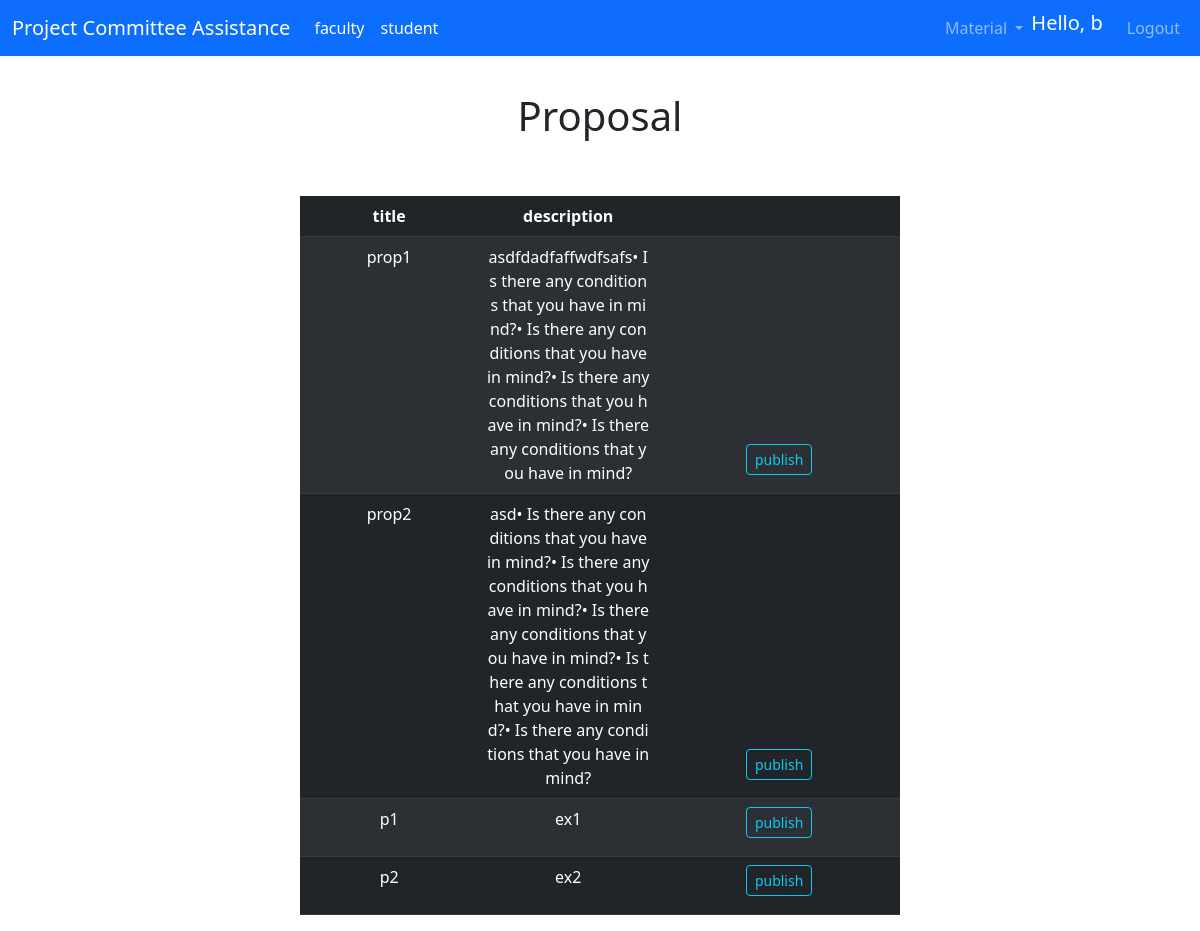
/publish_proposal (signed in), run on an earlier commit of the app's database.
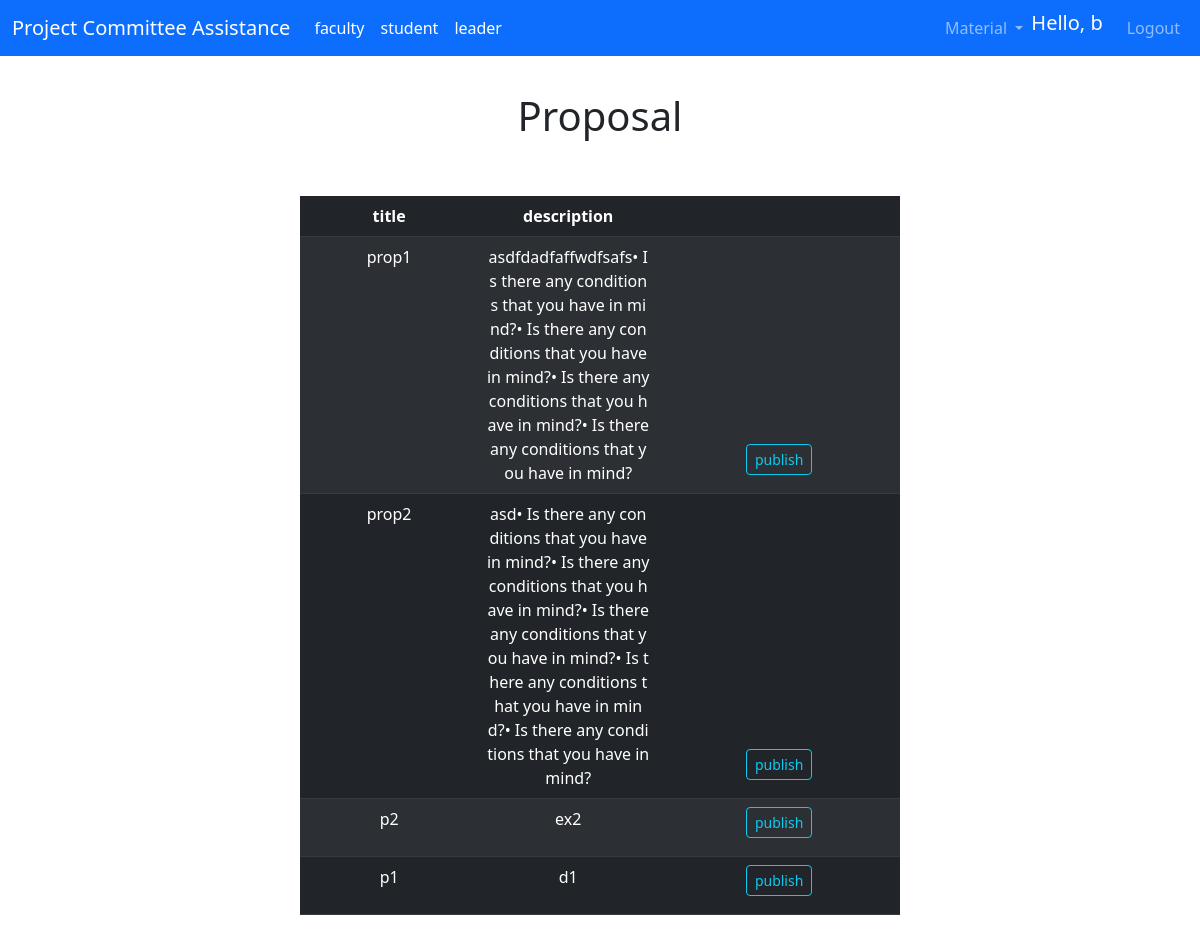
And on a later commit of the database.
### app/models.py (models this page shows, shortened)
class Proposal(db.Model):
    id = db.Column(db.Integer, primary_key=True,)
    title = db.Column(db.String(64), index=True, unique=True, nullable=False)
    desc = db.Column(db.String(2064), index=True, nullable=False)
    published = db.Column(db.Boolean, default=False)
    owned = db.Column(db.Boolean, default=False)
    author = db.Column(db.Integer, db.ForeignKey('user.id'))
    holder = db.Column(db.Integer, db.ForeignKey('group.id'))

### app/routes.py (the view)
@app.route('/publish_proposal', methods=['GET', 'POST'])
@login_required
def publishProposal():
    proposals = Proposal.query.filter_by()
    return render_template("publish_proposal.html", title='Publish Proposal', proposals = proposals)

### app/models.py (called while the page is built)
@login.user_loader
def load_user(id):
    return User.query.get(int(id))

### app/templates/publish_proposal.html
{% extends "base.html" %}
{% block content %}
<h1 class="d-flex aligns-items-center justify-content-center header" style= "margin-top: 3%;">Proposal</h1>
<br>
<br>
{%if proposals %}
<div class="text-center" style="margin-left : 25% ;width: 50%;">
    <table class="table d-table table-dark table-striped">
        <thead>
            <tr>
            <th scope="col">title</th>
            <th scope="col">description</th>
            <th scope="col"></th>
            </tr>
        </thead>
        <tbody>
            {% for proposal in proposals %}
            <tr>
                <td>{{ proposal.title }}</td>
                <td style="width: 30%; word-break: break-all;">{{ proposal.desc }}</td>
                {%if not proposal.published %}
                <td style="vertical-align: bottom;">
                    <a href="{{ url_for('publishProposals', id=proposal.id) }}" class="btn btn-outline-info btn-sm" style="margin-bottom: 10px;">publish</a>
                </td>
                {% else %}
                <td style="vertical-align: bottom;">
                    <a href="{{ url_for('publishProposals', id=proposal.id) }}" class="btn btn-outline-danger btn-sm" style="margin-bottom: 10px;">unpublish</a>
                </td>
                {% endif %}
            </tr>
            {% endfor %}
        </tbody>
    </table>
    </div>
{% endif %}
{% endblock %}

### app/templates/base.html (shortened to what this page needs)
<!DOCTYPE html>
<html>
    <head>
        <link href="https://cdn.jsdelivr.net/npm/bootstrap@5.3.0-alpha1/dist/css/bootstrap.min.css" rel="stylesheet">
    </head>
    <body>
        <nav class="navbar navbar-expand-lg navbar-dark bg-primary">
            <div class="container-fluid">
              <a class="navbar-brand" href="{{ url_for('index') }}">Project Committee Assistance</a>
              <div class="collapse navbar-collapse" id="navbarSupportedContent">
                <ul class="navbar-nav me-auto my-2 my-lg-0 ">
                  {% if current_user.faculty%}
                  <li class="nav-item">
                      <a class="nav-link active" href="#">faculty</a>
                  </li>
                  {% endif %}
                  {% if current_user.student%}
                  <li class="nav-item">
                      <a class="nav-link active" href="#">student</a>
                  </li>
                  {% endif %}
                  {% if current_user.leader%}
                  <li class="nav-item">
                      <a class="nav-link active" href="#">leader</a>
                  </li>
                  {% endif %}
                </ul>
                <ul class="navbar-nav ms-auto mb-2 mb-lg-0">
                  <li class="nav-item dropdown">
                    <a class="nav-link dropdown-toggle" href="#" role="button" data-bs-toggle="dropdown" aria-expanded="false">
                      Material
                    </a>
                  </li>
                  {% if current_user.is_anonymous %}
                  <li class="nav-item">
                    <a class="nav-link" href="{{ url_for('loginChoice') }}" >Login</a>
                  </li>
                  <li class="nav-item">
                    <a class="nav-link" href="{{ url_for('registerChoice') }}" >Register</a>
                  </li>
                  {% else %}
                  <li class="nav-item">
                    <span class="navbar-brand">Hello, {{current_user.username}}</span>
                  </li>
                  <li class="nav-item">
                    <a class="nav-link" href="{{ url_for('logout') }}" >Logout</a>
                  </li>
                {% endif %}
                </ul>
              </div>
            </div>
          </nav>
        {% block content %}{% endblock %}
    </body>
</html>

What changed in the data, as far as the page shows it:
removed Proposal: title "p1", desc "ex1"
changed User: leader False → True (drawn)
added Proposal: title "p1", desc "d1"
Also different on the page:
text now shown: "leader"
